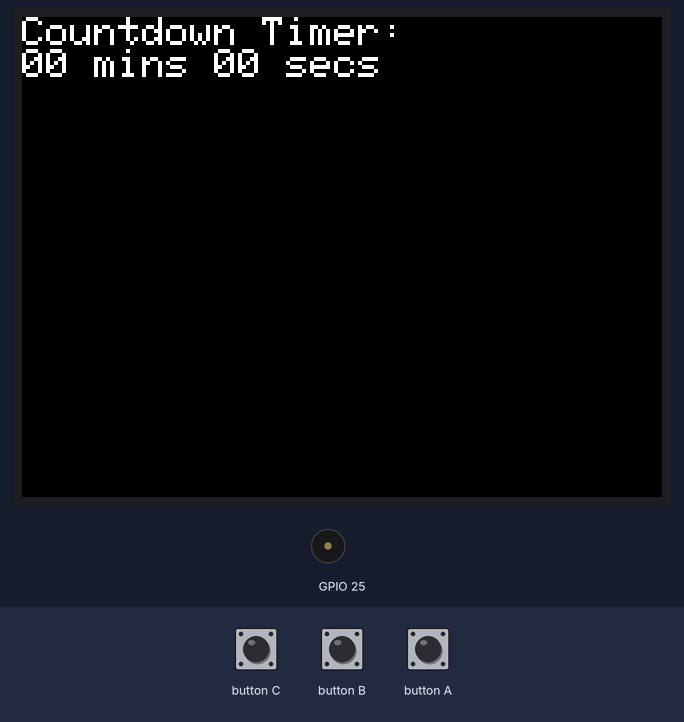
Bench run of a sketch on a simulated ESP32. Parts: 320×240 colour display, buzzer (waves = sounding). Inputs (shaded band) come from the test bench.

Above: at 1.3 s.
1.4 s: button C pressed for 0.15 s
At 2.0 s:
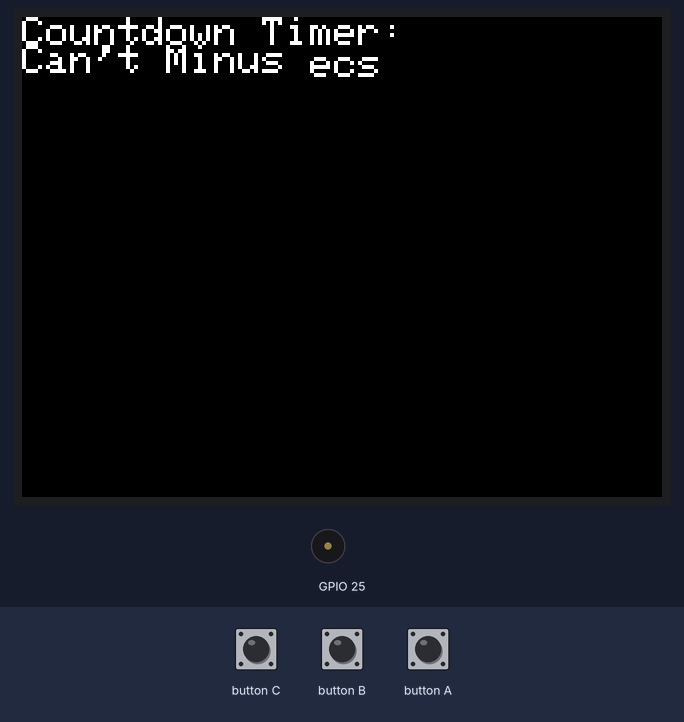
3.0 s: button A pressed for 1 s
At 4.21 s:
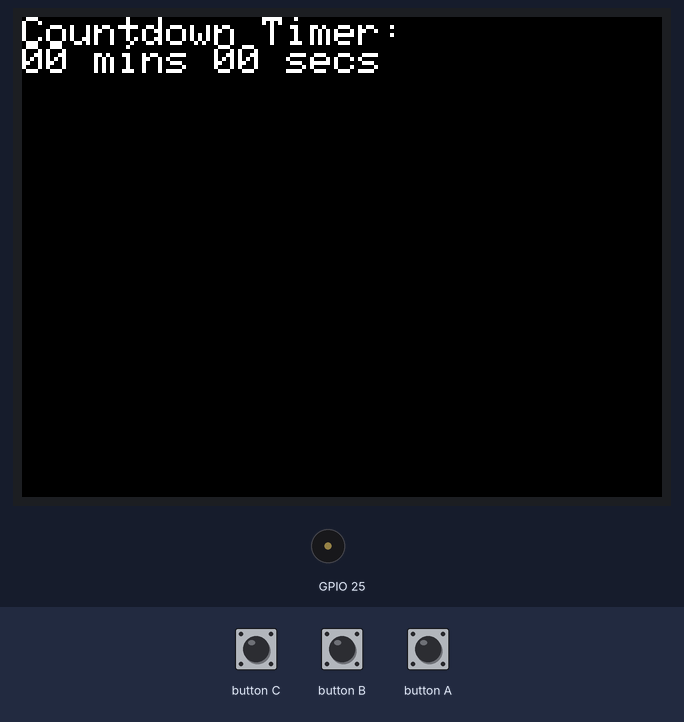
Timing chart, 0 to 10.6 s (numbered marks = the images above; inputs shaded):
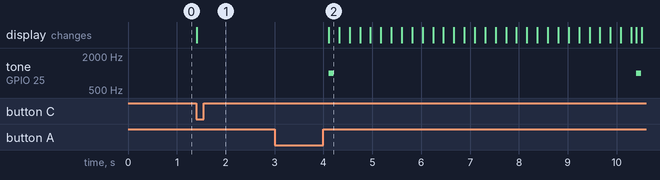

Measured:
- after the input at 1.4 s, the display: changes at once (image 1)
- after the input at 3.0 s, tone on GPIO 25: alternates 1000 Hz for 0.10 s and silent for 6.2 s, starting after 1.1 s; the display: changes after 1.1 s (image 2)

The sketch:

Countdown.ino
```cpp
#include <M5Stack.h>

int second;
int minute = 0;
void cdn()
{
  if (minute < 0){
      M5.Lcd.setCursor(0, 14);
      M5.Lcd.printf("Not Running \r\n");
    }
    else {
    for (second; second >= 0; second--) {
      delay(100);
       if (M5.BtnA.read() == 1){
        second = second;
        break;
      }else{
      M5.Lcd.setCursor(0, 14);
      M5.Lcd.printf("%0.2d mins %0.2d secs \r\n", minute, second);
      if (second == 0)
      {
        minute--;
        second = 59;
        M5.Speaker.beep();
      }
      else {
        M5.Speaker.mute();
      }
       if (minute == 0 == second) {
        M5.Speaker.beep();
        break;
      }
    }
    }
    }
}
void plusmin(){
    minute++;
    M5.Lcd.setCursor(0, 14);
    M5.Lcd.printf("%0.2d mins %0.2d secs \r\n", minute, second);
}
void minmin(){
   if (minute <= 0){
      M5.Lcd.setCursor(0, 14);
      M5.Lcd.printf("Can't Minus \r\n");
    }
    else{
    minute--;
    M5.Lcd.setCursor(0, 14);
    M5.Lcd.printf("%0.2d mins %0.2d secs \r\n", minute, second);
  }
}
void setup() {
  // Initialize the M5Stack object
  M5.begin();
  M5.Lcd.setTextSize(2);
  M5.Lcd.printf("Countdown Timer: \r\n");
  M5.Lcd.printf("%0.2d mins %0.2d secs \r\n", minute, second);
}

void loop() {
  if (M5.BtnA.wasReleasefor(1000)) {
    cdn();
  }
  if (M5.BtnB.wasPressed()) {
   plusmin();
  }
  if (M5.BtnC.wasPressed()) {
  minmin();
  }

  M5.update();
}
```
